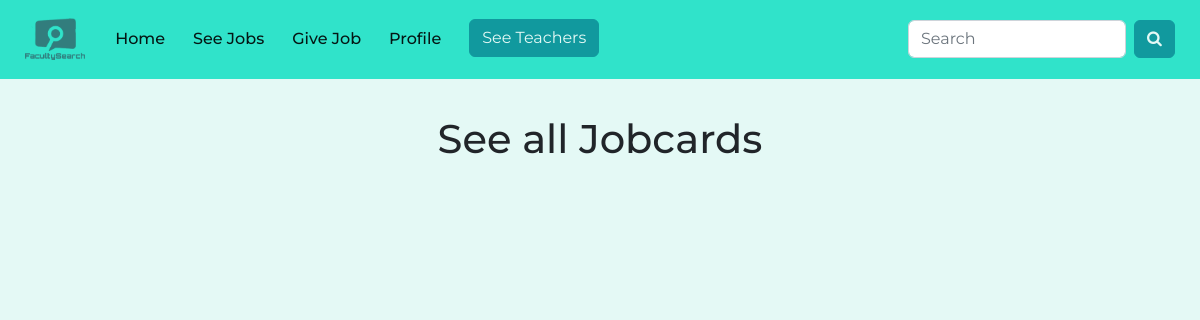
Before: /jobcards with the older database file.
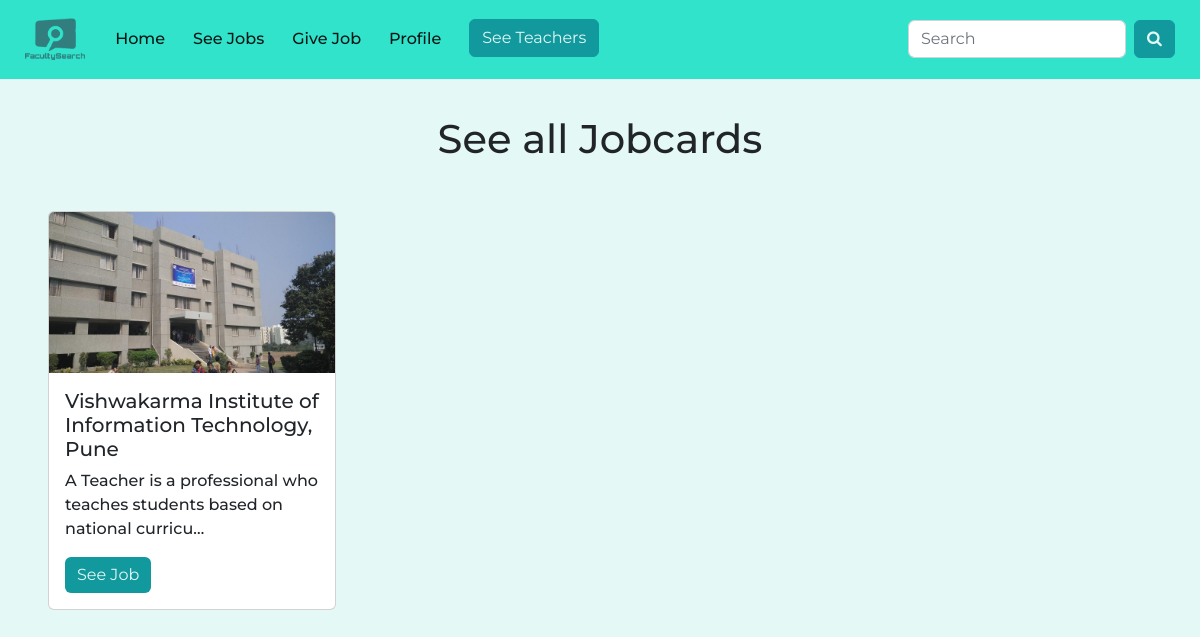
After: the same page with the newer database file.
### app/models.py (models this page shows)
class Jobcard(models.Model):
    user = models.ForeignKey(User, on_delete=models.CASCADE)
    college = models.ForeignKey(CollegeProfile, on_delete=models.CASCADE)
    dadeline = models.DateField()
    job_title = models.CharField(max_length=100, null=True)
    salary_range = models.CharField(max_length=100)
    job_description = models.TextField()
    stream = models.CharField(max_length=100)
    speciality = models.CharField(max_length=100)
    demands = models.TextField(null=True, blank=True)

class CollegeProfile(models.Model):
    user = models.ForeignKey(User, on_delete=models.CASCADE)
    name = models.CharField(max_length=100)
    address = models.TextField()
    profession = models.TextField()
    contact = models.CharField(max_length=100)
    email = models.CharField(max_length=100)
    naac_rating = models.CharField(max_length=100)
    description = models.TextField()
    location = models.CharField(max_length=100)
    image = models.ImageField(upload_to="images")

### app/views.py (the view)
# urls.py: path('jobcards', views.jobcards, name="jobcards"),
def jobcards(request):
    jobcard_object = Jobcard.objects.all()
    return render(request, "jobcards.html", {'obj':jobcard_object})

### templates/jobcards.html (shortened to what this page needs)
<!doctype html>
<html lang="en">
  <head>
    <link href="https://cdn.jsdelivr.net/npm/bootstrap@5.2.1/dist/css/bootstrap.min.css" rel="stylesheet">
    <link rel="stylesheet" href="https://cdnjs.cloudflare.com/ajax/libs/font-awesome/4.7.0/css/font-awesome.min.css">
  </head>
  <body>
    <nav class="navbar navbar-expand-lg">
        <div class="container-fluid">
          <a class="navbar-brand" href="/"><img src="../static/logo.png" alt="" style="width: 60px;"></a>
          <div class="collapse navbar-collapse" id="navbarSupportedContent">
            <ul class="navbar-nav me-auto mb-2 mb-lg-0">
              <li class="nav-item">
                <a class="nav-link active" aria-current="page" href="#">Home</a>
              </li>
              <li class="nav-item">
                <a class="nav-link active" aria-current="page" href="#">See Jobs</a>
              </li>
              <li class="nav-item">
                <a class="nav-link active" aria-current="page" href="#">Give Job</a>
              </li>
              <li class="nav-item">
                <a class="nav-link active" aria-current="page" href="#">Profile</a>
              </li>
              <li class="nav-item">
                <a id="teachers" class="btn btn-outline-success mx-2" aria-current="page" href="teachers">See Teachers</a>
              </li>
            </ul>
            <form class="d-flex" role="search">
              <input class="form-control me-2" type="search" placeholder="Search" aria-label="Search">
              <button id="search" class="btn btn-outline-success" type="submit"><i class="fa fa-search"></i></button>
            </form>
          </div>
        </div>
      </nav>
    <div class="see-all-jobcards mx-auto"><h1 class="mx-auto">See all Jobcards</h1></div>
<div class="card-container mx-5 my-2">
{% for i in obj %}
      <div class="card" style="width: 18rem;">
        <img src="{{i.college.image.url}}" class="card-img-top" alt="...">
        <div class="card-body">
          <h5 class="card-title">{{i.college.name}}</h5>
          <p class="card-text">{{i.job_description|truncatechars:75 }}</p>
          <a id="see-job" href="jobcarddetail/{{i.id}}" class="btn btn-dark">See Job</a>
        </div>
      </div>
      {% endfor %}
    </div>
  </body>
</html>

Changed rows visible on the page:
added Jobcard: college.image (picture), college.name "Vishwakarma Institute of Information Technology, Pune", job_description "A Teacher is a professional who teaches students based on national curricu…"
